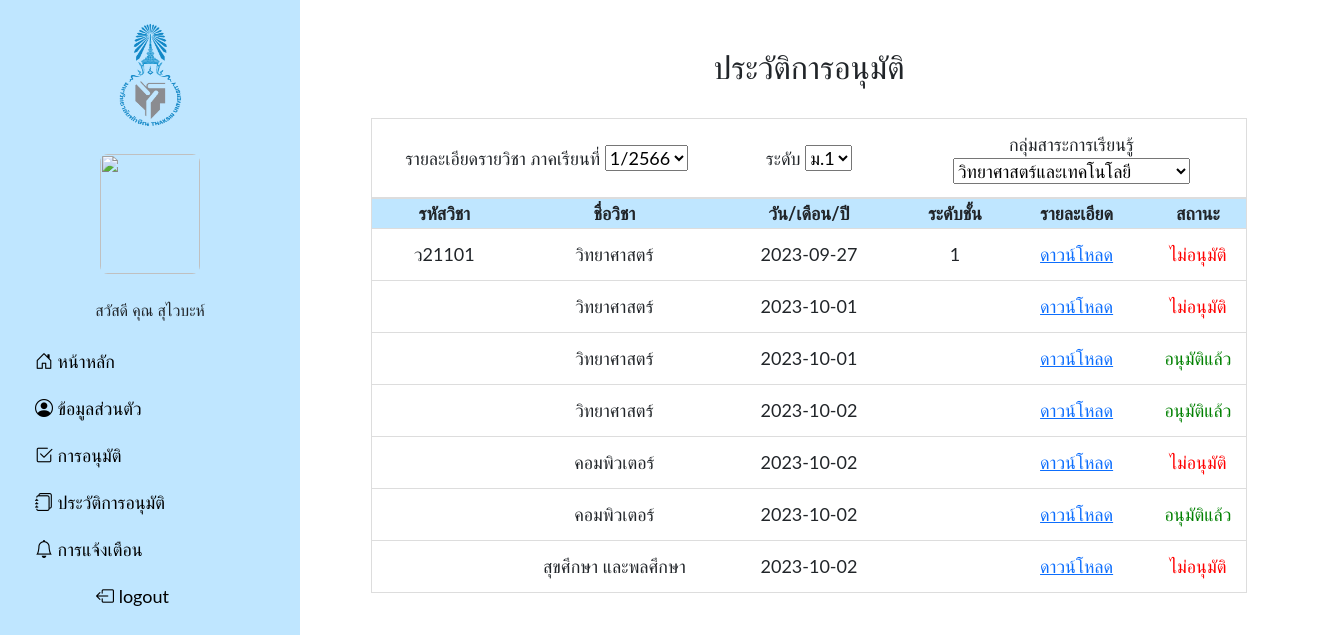
The page /h_history.php (signed in) on the database as committed earlier.
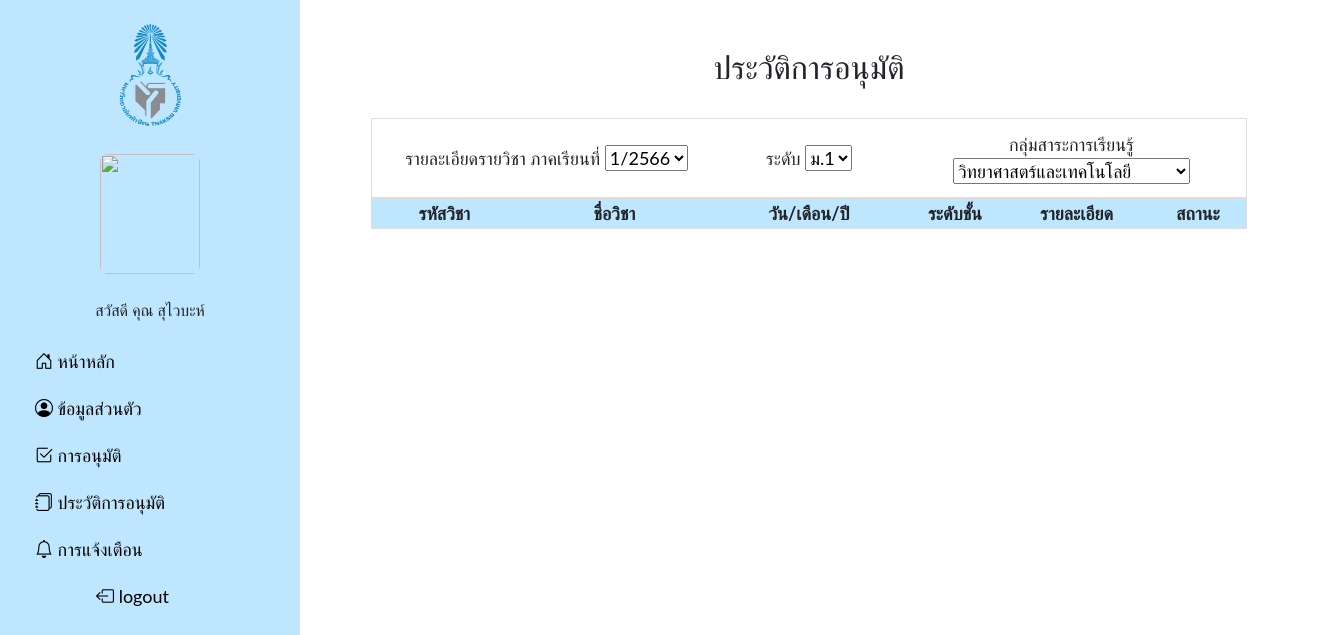
The same page on the database as committed later.
### tables this page shows
CREATE TABLE `tbl_pdf` (
  `tbl_id` int(10) UNSIGNED NOT NULL,
  `subject_id` int(5) NOT NULL,
  `doc_name` varchar(200) NOT NULL COMMENT 'ชื่อวิชา',
  `doc_file` text NOT NULL COMMENT 'ชื่อไฟล์เอกสาร',
  `date` date NOT NULL DEFAULT current_timestamp() COMMENT 'วันที่เพิ่มเอกสาร',
  `course_id` varchar(6) NOT NULL COMMENT 'รหัสวิชา',
  `class_id` varchar(3) NOT NULL COMMENT 'ระดับชั้น',
  `status` varchar(1) NOT NULL,
  `department_id` int(11) NOT NULL,
  `text` text DEFAULT NULL,
  `file` varchar(100) DEFAULT NULL
);

CREATE TABLE `coursecode` (
  `course_id` int(5) NOT NULL,
  `code_id` varchar(6) NOT NULL,
  `subject_id` int(5) NOT NULL
);

### h_history.php (the view, shortened to what this page needs)
<!DOCTYPE html>
<html lang="en">
<head>
    <?php require_once('import_header.php'); ?>
</head>
<?php include('navbar/headbar.php'); ?>
<body>
    <div class="container">
        <div class="main">
            <center>
                <br><br>
                <h2>ประวัติการอนุมัติ</h2><br>
                <table id="myTable">
                    <tr>
                        <td width=40%>
                            <label>รายละเอียดรายวิชา ภาคเรียนที่</label>
                            <select name="term" id="term" onchange="Tsubmit();">
                                <option value="1/2566" selected>1/2566</option>
                            </select>
                        </td>
                        <td width=20%>
                            <label>ระดับ</label>
                            <select name="degree" id="degree" onChange="changeList(this.value);Tsubmit();">
                                <option value="ม.1" selected='selected'>ม.1</option>
                            </select>
                        </td>
                        <td width=40%>
                            <label>กลุ่มสาระการเรียนรู้</label>
                            <select name="กลุ่มสาระการเรียนรู้" id="กลุ่มสาระการเรียนรู้">
                                <?php
                                require_once 'connect.php';
                                $stmt = $conn->prepare("SELECT* FROM department");
                                $stmt->execute();
                                $result = $stmt->fetchAll();
                                foreach ($result as $row) {
                                ?>
                                    <option value="<?php echo $row['department_id'] ?>"> <?php echo $row['d_name'] ?></option>
                                <?php } ?>
                            </select>
                        </td>
                    </tr>
                </table>
                <table id="myTable">
                        <tr class="header">
                            <th width="15%">รหัสวิชา</th>
                            <th width="20%">ชื่อวิชา</th>
                            <th width="20%">วัน/เดือน/ปี</th>
                            <th width="10%">ระดับชั้น</th>
                            <th width="15%">รายละเอียด</th>
                            <th width="10%">สถานะ</th>
                        </tr>
                        <?php
                        require_once 'connect.php';
                        $stmt = $conn->prepare("SELECT tbl_pdf.* , subjects.s_name, coursecode.code_id FROM `tbl_pdf`
                        LEFT JOIN subjects ON tbl_pdf.subject_id = subjects.subject_id
                        LEFT JOIN coursecode ON tbl_pdf.course_id = coursecode.course_id");
                        $stmt->execute();
                        $result = $stmt->fetchAll();
                        foreach ($result as $row) {
                            if ($row['status'] == 2 || $row['status'] == 4) {
                        ?>
                                <tr>
                                <td><?= $row['code_id'] ?></td>
                                <td><?= $row['doc_name'] ?></td>
                                <td><?= $row['date'] ?></td>
                                <td><?= $row['class_id'] ?></td>
                                <td><a href="downloads/<?php echo $row['doc_file']; ?>" target="_blank">ดาวน์โหลด</a></td>
                                <td><?php
                                    if ($row['status'] == 2) {
                                        echo '<span class="green-text">อนุมัติแล้ว</span>';
                                    } elseif ($row['status'] == 4) {
                                        echo '<span class="red-text">ไม่อนุมัติ</span>';
                                    } else {
                                        echo "<?= $row[class_id] ?>";
                                    }
                                    ?></td>
                            </tr>
                        <?php
                            }
                        }
                        ?>
                    </table>
            </center>
        </div>
    </div>
</body>
</html>

Rows that differ between the two databases and show on the page:
no longer on this page (row edited): tbl_pdf: coursecode.code_id "ว21101", doc_name "วิทยาศาสตร์", date "2023-09-27", class "1", status "ไม่อนุมัติ"
removed tbl_pdf: doc_name "วิทยาศาสตร์", date "2023-10-01", status "ไม่อนุมัติ"
removed tbl_pdf: doc_name "วิทยาศาสตร์", date "2023-10-01", status "อนุมัติแล้ว"
removed tbl_pdf: doc_name "วิทยาศาสตร์", date "2023-10-02", status "อนุมัติแล้ว"
removed tbl_pdf: doc_name "คอมพิวเตอร์", date "2023-10-02", status "ไม่อนุมัติ"
removed tbl_pdf: doc_name "คอมพิวเตอร์", date "2023-10-02", status "อนุมัติแล้ว"
removed tbl_pdf: doc_name "สุขศึกษา และพลศึกษา", date "2023-10-02", status "ไม่อนุมัติ"
